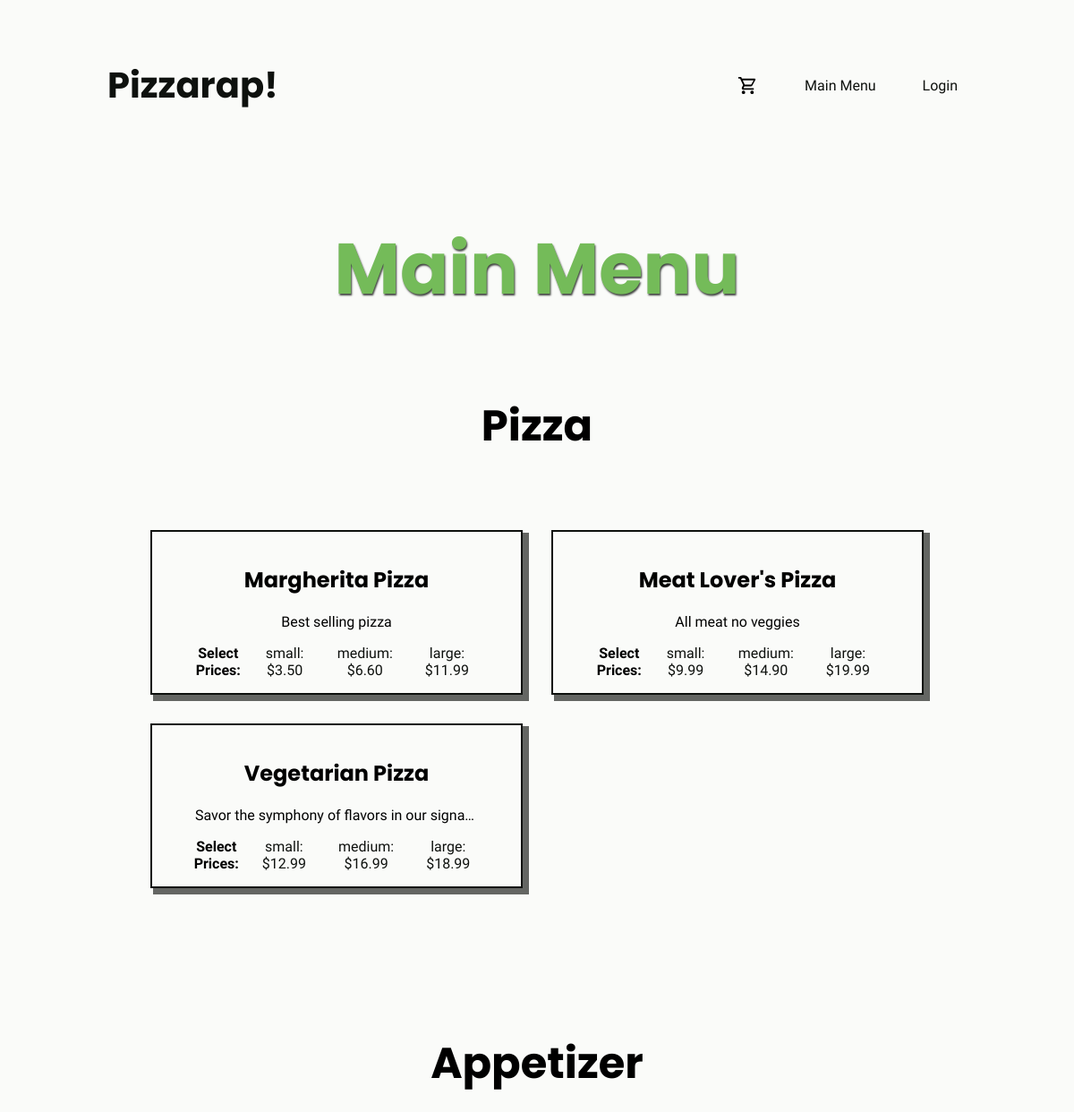
The app's page /home/main (upper part), older data.
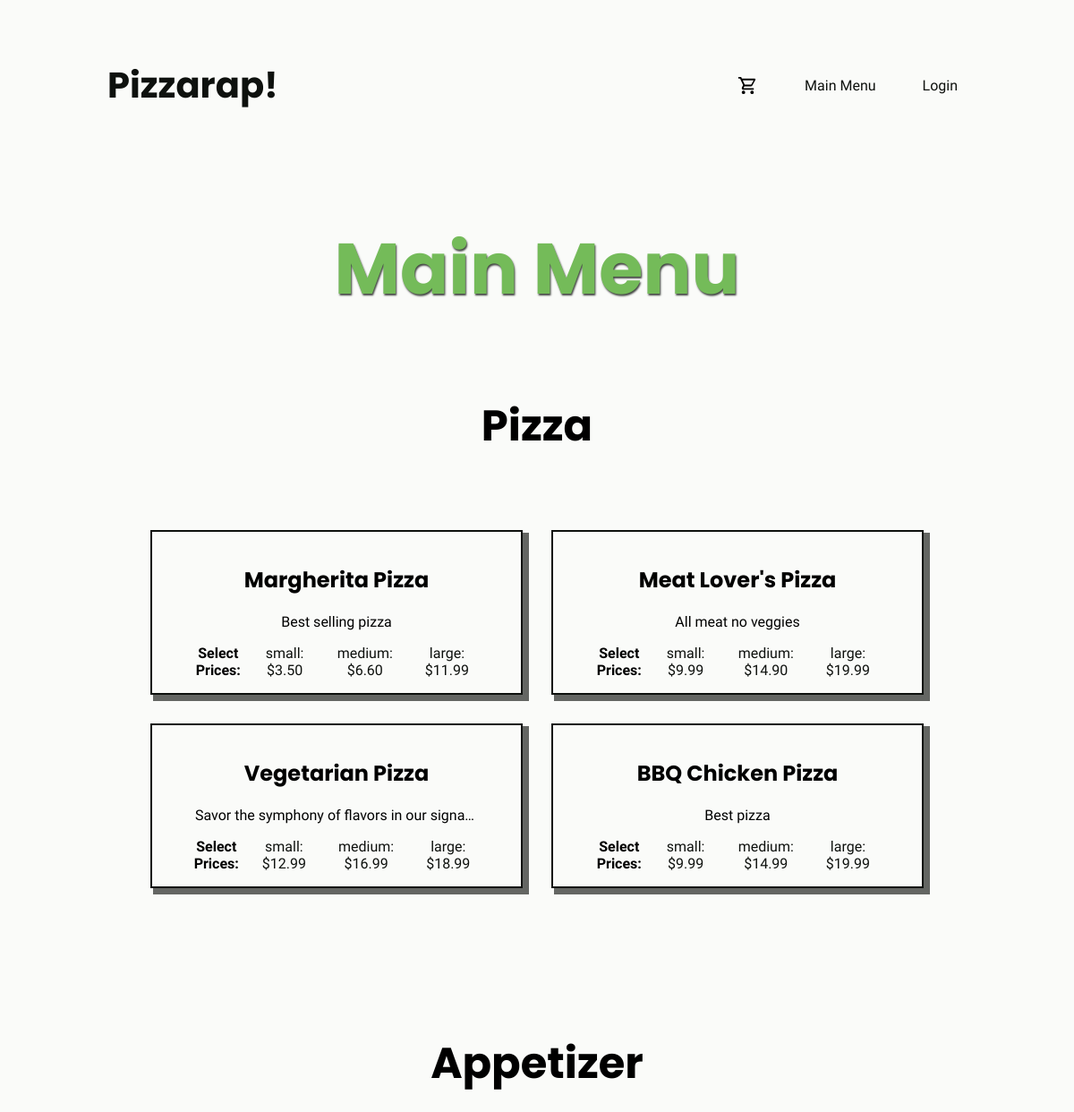
The same page, newer data.
### pizzaplace/models.py (models this page shows, shortened)
class Pizza(models.Model):
    pizza_name = models.CharField(max_length=50, blank=False)
    pizza_description = models.TextField()
    small_price = models.DecimalField(max_digits=6, decimal_places=2)
    medium_price = models.DecimalField(max_digits=6, decimal_places=2)
    large_price = models.DecimalField(max_digits=6, decimal_places=2)

### pizzaplace/views.py (the view)
# urls.py: path("home/main", views.main, name="main-page"),
def main(request):
    pizza_details = Pizza.objects.all()
    appetizer = Appetizer.objects.all()
    salad = Salad.objects.all()
    drink = Drink.objects.all()
    return render(request, "pizzaplace/main.html", {
        "pizzas": pizza_details,
        "appetizers": appetizer,
        "salads": salad,
        "drinks": drink,
    })

### pizzaplace/templates/pizzaplace/main.html (shortened to what this page needs)
{% extends 'base.html' %}
{% load static %}
{% block style %}
<link rel="stylesheet" href="{% static "pizzaplace/main.css" %}">
{% endblock %}
{% block content %}
<h1 class = "menu">Main Menu</h1>
    <div class="all-menu">
    <h1 class="label">Pizza</h1>
        <div class="menu-main">
    {% for pizza in pizzas %}
        {% include "pizzaplace/include/pizza_card.html" %}
    {% endfor %}
    </div>
    <h1 class="label">Appetizer</h1>
    </div>
{% endblock %}

### pizzaplace/templates/pizzaplace/include/pizza_card.html
{% load static %}
<article>
        <div class="pizza_card">
            <h2 class="cardname">{{ pizza.pizza_name }}</h2>
            <p class="carddescription">{{ pizza.pizza_description }}</p>
            <ul class="prices">
                <p class="SelectPrices">Select Prices:</p>
                <li><a class="purchase-link" data-type="Pizza"   data-id="{{ pizza.id }}" data-name="{{ pizza.pizza_name }}" data-price="{{ pizza.small_price }}" href="">small: ${{ pizza.small_price }}</a></li>
                <li><a class="purchase-link" data-type="Pizza" data-id="{{ pizza.id }}" data-name="{{ pizza.pizza_name }}" data-price="{{ pizza.medium_price }}" href="">medium: ${{ pizza.medium_price }}</a></li>
                <li><a class="purchase-link" data-type="Pizza" data-id="{{ pizza.id }}" data-name="{{ pizza.pizza_name }}" data-price="{{ pizza.large_price }}" href="">large: ${{ pizza.large_price }}</a></li>
            </ul>
        </div>
</article>

Row changes from the older to the newer data that the page shows:
added Pizza: pizza_name "BBQ Chicken Pizza", pizza_description "Best pizza", small_price "9.99", medium_price "14.99", large_price "19.99"
